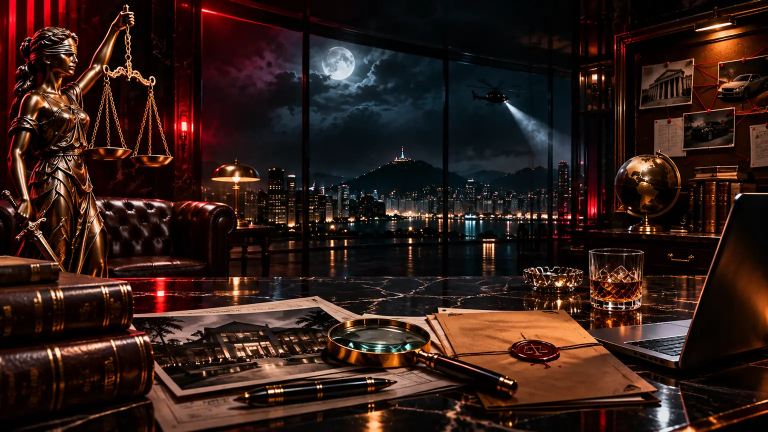
#> input picture assets/the-crimes-v5/backgrounds/host-world.webp, 1536 x 864 px (shown at 1/2 size)
$ python build-art-v5.py
#> lines starting #> are read from the running program, lines starting #| are printed output that depends on the picture
from PIL import Image,ImageOps,ImageEnhance,ImageDraw,ImageFilter
from pathlib import Path
import math,random
root=Path(__file__).resolve().parents[1]
assets=root/'assets/the-crimes-v5'
bg=assets/'backgrounds';ui=assets/'ui'
bg.mkdir(parents=True,exist_ok=True);ui.mkdir(parents=True,exist_ok=True)
source=Image.open(bg/'host-world.webp').convert('RGB')
#> source is the input picture: PIL image 1536x864 RGB; mean R, G, B 48.6, 29, 23.4
W,H=1536,864
source=ImageOps.fit(source,(W,H),method=Image.Resampling.LANCZOS)
# Background scenes are remixes of the generated source; no text or interactive elements are baked in.
def darken(im,amount=0.82):
#> called with amount = 0.76
 return ImageEnhance.Brightness(im).enhance(amount)
def overlay(im, color, alpha):
#> called with color = (16, 3, 11), alpha = 0.19
 layer=Image.new('RGB',(W,H),color)
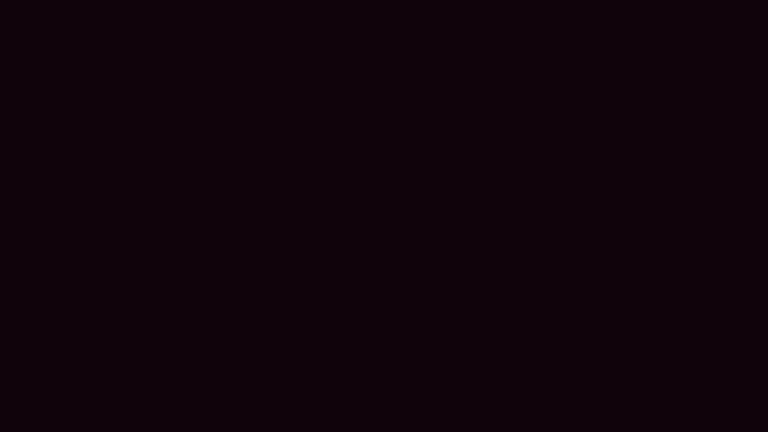
#> layer: PIL image 1536x864 RGB (shown at 1/2 size); mean R, G, B 16, 3, 11
 return Image.blend(im,layer,alpha)
join=overlay(darken(source,0.76),(16,3,11),.19)
join.save(bg/'join-noir.webp','WEBP',quality=81,method=6)
screen=overlay(darken(source,0.86),(10,5,12),.16)
#> call 2 of darken, with amount = 0.86
#> in darken (call 2), `return ImageEnhance.Brightness(im).enhance(amount)`:
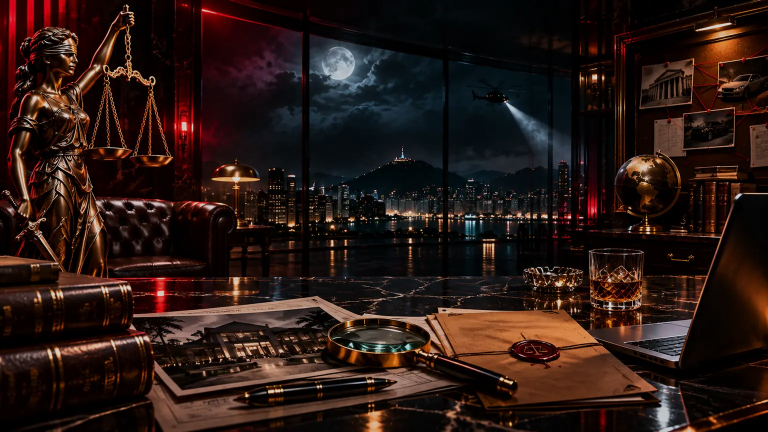
#> returned value: PIL image 1536x864 RGB (shown at 1/2 size); mean R, G, B 41.3, 24.5, 19.8
screen.save(bg/'screen-frame.webp','WEBP',quality=81,method=6)
final=overlay(darken(source,0.75),(28,18,3),.18)
final.save(bg/'final-stage.webp','WEBP',quality=81,method=6)
# Transparent metallized button surfaces. Text and icons must remain live React DOM.
random.seed(42)
palette={'red':(126,22,42),'gold':(175,106,20),'cyan':(16,111,156),'mint':(23,116,82),'steel':(20,56,76)}
for key,(R,G,B) in palette.items():
 w,h=512,112
 im=Image.new('RGBA',(w,h));pix=im.load()
 for y in range(h):
  p=y/(h-1)
  ramp=(1.23-(p*.55))+(0.15*math.sin(p*math.pi))
  for x in range(w):
   shine=max(0,1-abs(x/w-.35)*3.2)*.18
   noise=random.randrange(-4,5)
   pix[x,y]=(max(0,min(255,int(R*ramp+R*shine+noise))),max(0,min(255,int(G*ramp+G*shine+noise))),max(0,min(255,int(B*ramp+B*shine+noise))),255)
 d=ImageDraw.Draw(im,'RGBA')
 d.rounded_rectangle((1,1,w-2,h-2),radius=17,outline=(255,238,200,140),width=3)
 d.line((28,7,w-32,7),fill=(255,255,255,100),width=3)
 d.line((20,h-12,w-20,h-12),fill=(1,8,13,160),width=4)
 im.save(ui/f'button-{key}.webp','WEBP',quality=84,method=6)
#> this loop made 5 passes
#> pass 1, `im.save(ui/f'button-{key}.webp','WEBP',quality=84,method=6)`:
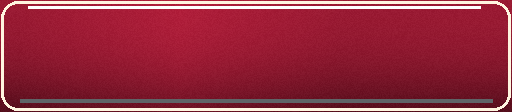
#> saved as button-red.webp: PIL image 512x112 RGBA; mean R, G, B, A 145.5, 42.4, 59.9, 241; transparent parts drawn white
#> pass 2, `im.save(ui/f'button-{key}.webp','WEBP',quality=84,method=6)`:
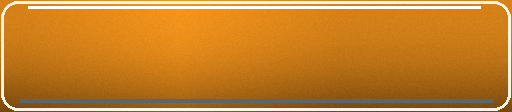
#> saved as button-gold.webp: PIL image 512x112 RGBA; mean R, G, B, A 193.7, 125, 38.2, 241; transparent parts drawn white
#> after the loop:
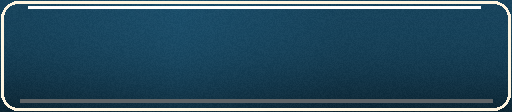
#> im: PIL image 512x112 RGBA; mean R, G, B, A 41.3, 75.8, 93.3, 241; transparent parts drawn white
for key,glow in [('question',(240,142,64)),('ranking',(57,170,215)),('card',(211,60,95))]:
 w,h=740,490
 im=Image.new('RGBA',(w,h),(8,14,27,235))
 dr=ImageDraw.Draw(im,'RGBA')
 for i in range(15):
  dr.rounded_rectangle((i,i,w-i-1,h-i-1),radius=15,outline=(*glow,int(150*(1-i/15))))
 dr.line((25,9,w-27,9),fill=(*glow,150),width=5)
 dr.line((10,25,10,h-25),fill=(*glow,130),width=4)
 im.save(ui/f'panel-{key}.webp','WEBP',quality=88,method=6)
#> this loop made 3 passes
#> pass 1, `im.save(ui/f'panel-{key}.webp','WEBP',quality=88,method=6)`:
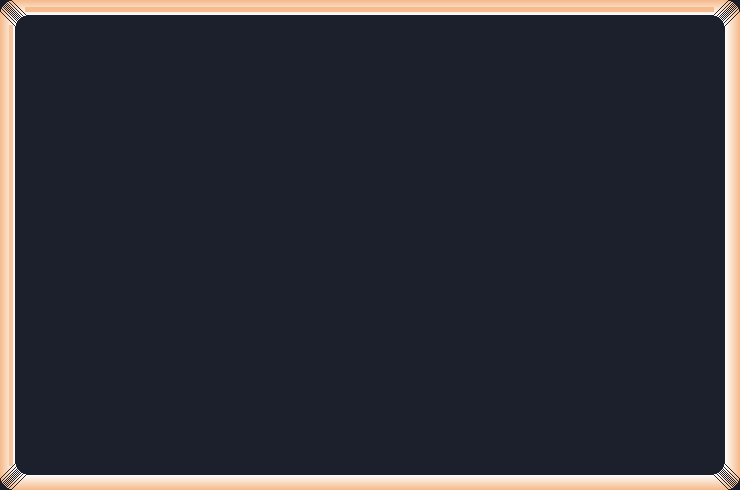
#> saved as panel-question.webp: PIL image 740x490 RGBA; mean R, G, B, A 30.7, 26.5, 30.6, 221.2; transparent parts drawn white
#> after the loop:
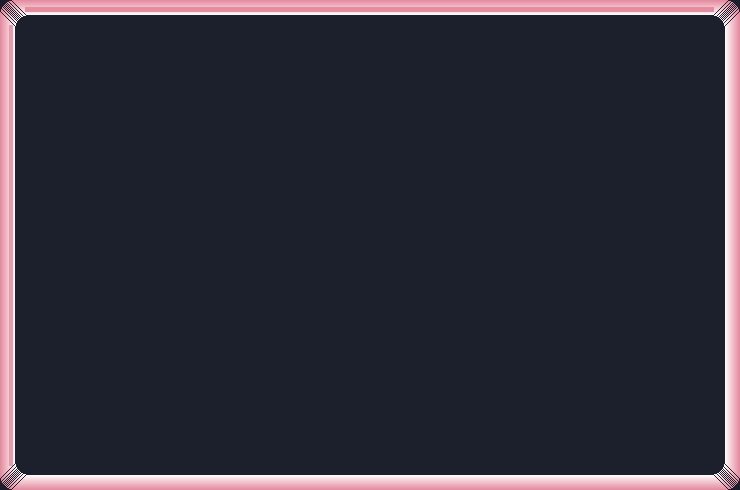
#> im: PIL image 740x490 RGBA; mean R, G, B, A 27.9, 18.5, 33.6, 221.2; transparent parts drawn white
print('V5 images:',[(p.name,p.stat().st_size) for p in sorted(bg.glob('*.webp'))]+[(p.name,p.stat().st_size) for p in sorted(ui.glob('*.webp'))])
